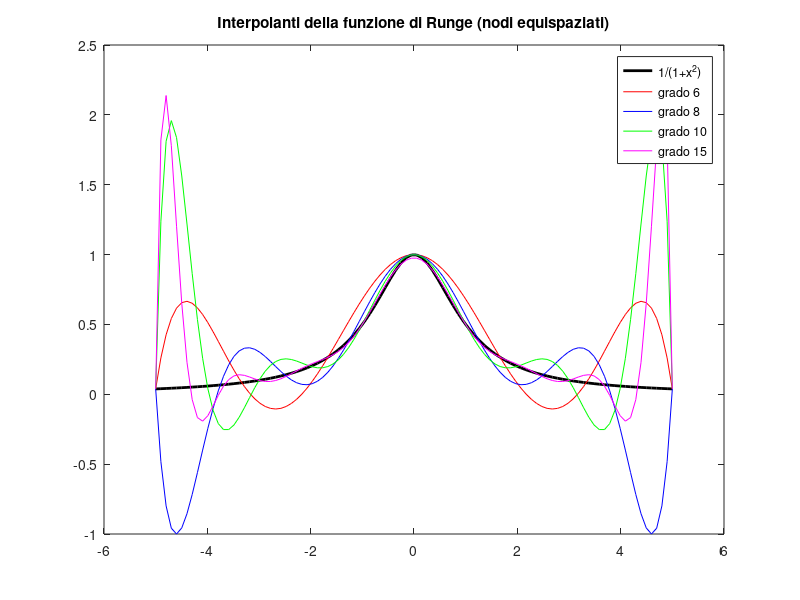
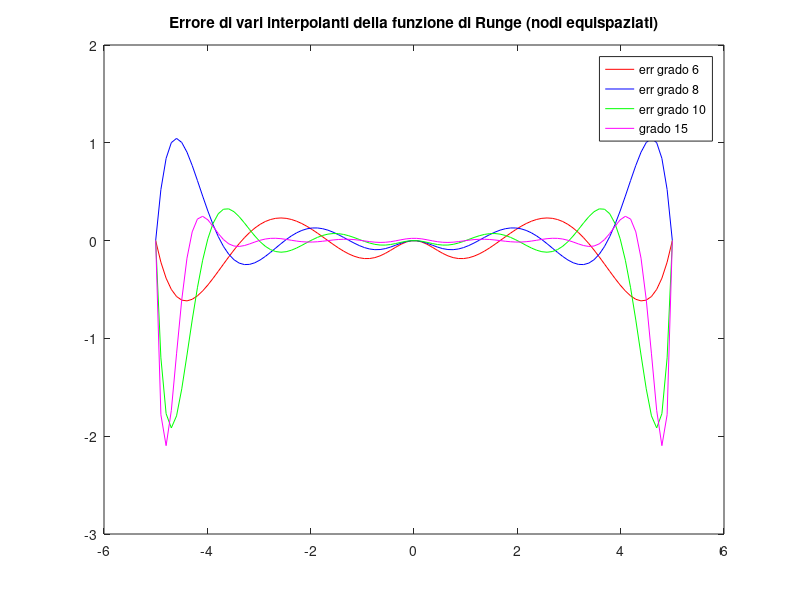

MATLAB code for these plots, in order:
% --------------------------------------------------------------------
% INTERPOLAZIONE DELLA FUNZIONE DI RUNGE 
% --- SU NODI EQUISPAZIATI NELL'INTERVALLO [-5,5] 
% CREAZIONE DELL'INTERPOLANTE DI GRADO 6,8,10,15 (4 valori in tutto)
% --------------------------------------------------------------------

%Definizione della funzione di Runge
f = @(x)(1./(1+x.^2))
grado = [6 8 10 15];

% xval: CONTIENE I PUNTI DOVE VALUTARE LA FUNZIONE E I DIVERSI  INTERPOLANTI
xval = linspace(-5,5); % di default crea 100 punti 

rungeval = feval(f,xval);% valore della funzione di Runge nei punti xval

m = length(xval);  % lunghezza del vettore xval
yy = zeros(m,4);   % 4 vettori che conterranno i valori dei 4 interpolanti in xval

% CREAZIONE DELL'INTERPOLANTE DI GRADO 6,8,10,15 (4 valori in tutto)
for j=1:4
   n = grado(j) 
   x = linspace(-5,5,n+1); % Calcolo dei nodi di interpolazione
   y = feval(f,x);         % valore delle ordinate nei nodi di interpolazione
   % Creazione dell'interpolante e valutazione in xval
   c = polyfit(x,y,n);
   yy(:,j) = polyval(c,xval); 
%   yy(:,j) = interpol(x,y,xval); %Alternativa alle ultime due istruzioni

   % Calcolo del massimo errore commesso
   err(j) = norm(rungeval-yy(:,j)',inf);
end

 
% Grafici
  figure(1)
   plot(xval,rungeval,'k','linewidth',2);
   hold on
   plot(xval,yy(:,1),'r-');
   plot(xval,yy(:,2),'b-');
   plot(xval,yy(:,3),'g-');
   plot(xval,yy(:,4),'m-');
   legend('1/(1+x^2)','grado 6','grado 8','grado 10','grado 15')
   title('Interpolanti della funzione di Runge (nodi equispaziati)');
   hold off

 figure(2)
   plot(xval,rungeval-yy(:,1)','r-');
   hold on
   plot(xval,rungeval-yy(:,2)','b-');
   plot(xval,rungeval-yy(:,3)','g-');
   plot(xval,rungeval-yy(:,4)','m-');
   legend('err grado 6','err grado 8','err grado 10','grado 15')
   title('Errore di vari interpolanti della funzione di Runge (nodi equispaziati)');
   hold off
